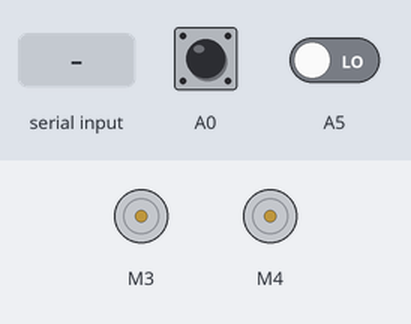
Recording of a sketch running on a simulated Arduino Uno, built with avr-gcc and run on an emulated ATmega328P. On the bench: 2 × DC motor (green arrow = forward, orange = backward, longer = faster). The inputs (shaded band) are chosen by the test bench; at power-on: A0 HIGH, A5 LOW.

Above: at 1.2 s.
1.3 s: "90,45\n" received over Serial
At 2.7 s:
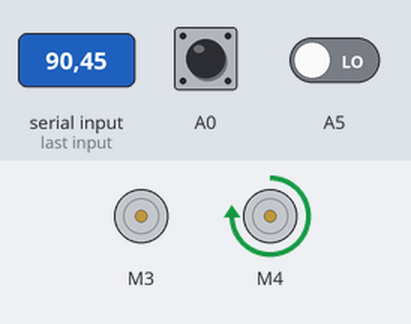
Timing chart, 0 to 4.3 s (numbered marks = the images above; inputs shaded):
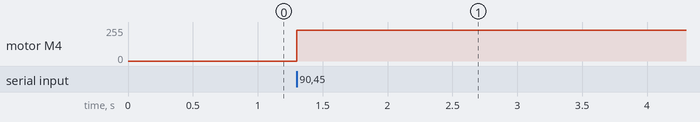

Measured:
- after the input at 1.3 s, motor M4: stopped → forward 232/255 at once

The sketch:

linetracer.ino
```cpp
#include <SoftwareSerial.h>
#include <AFMotor.h>
AF_DCMotor motor_L(3);
AF_DCMotor motor_R(4);
int incoming_state =0;
void setup() {
  Serial.begin(9600);
  motor_L.setSpeed(1000);
  motor_L.run(RELEASE);
  motor_R.setSpeed(1000);
  motor_R.run(RELEASE);
}

void loop() {
    int val1 = digitalRead(A0);
    int val2 = digitalRead(A5);
    if(Serial.available() >0){
    incoming_state = Serial.read() - '0';
      if (incoming_state ==1){
        motor_L.run(RELEASE);
        motor_R.run(RELEASE);
      }
      else{
        if (val1 == 0 && val2 == 0) {
          motor_L.run(FORWARD);
          motor_R.run(FORWARD);
      }
      else if (val1 == 0 && val2 == 1) {
       motor_L.run(FORWARD);
       motor_R.run(RELEASE);
      }
      else if (val1 == 1 && val2 == 0) {
        motor_L.run(RELEASE);
        motor_R.run(FORWARD);
      }
      else if (val1 == 1 && val2 == 1) {
        motor_L.run(RELEASE);
        motor_R.run(RELEASE);
      }
}
}
}
```
